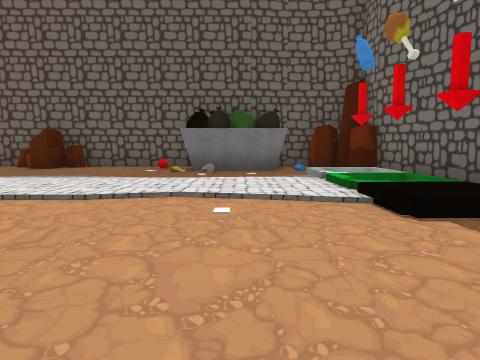
view 1 (above)

12 first-person views from a walk through a scene from a Unity 3-D project. The camera is 1.2 m above the floor, tilts 6° down and sees 70° across. The floor is counted in squares, 2 m on a side. Each view is taken from the middle of a square. On the plan, view 1 faces up. The plan holds only what a view shows up to about 10 squares ahead; the rest is blank. The place goes on beyond the plan. The player is left out. Some surface patterns are stand-ins.

view 2
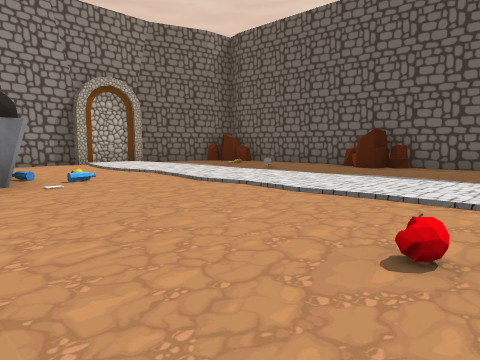

view 3
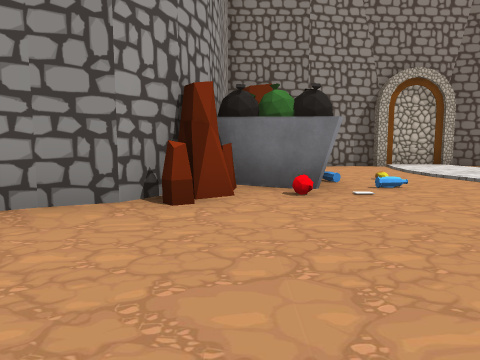

view 4
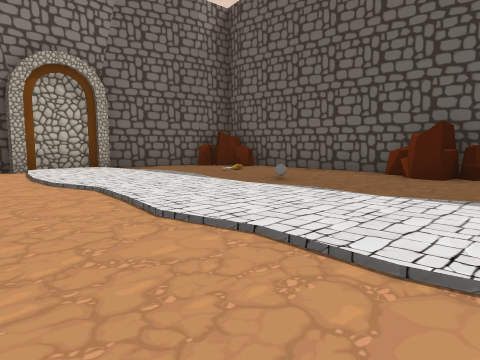

view 5
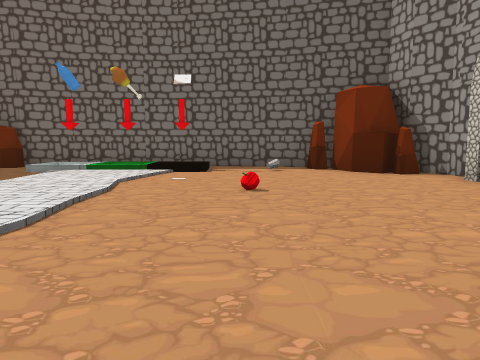

view 6
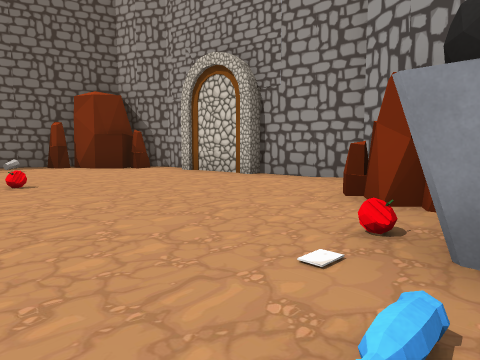

view 7
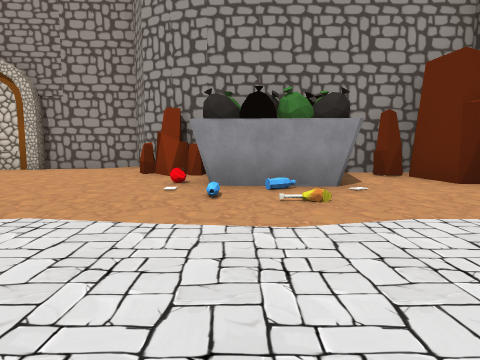

view 8
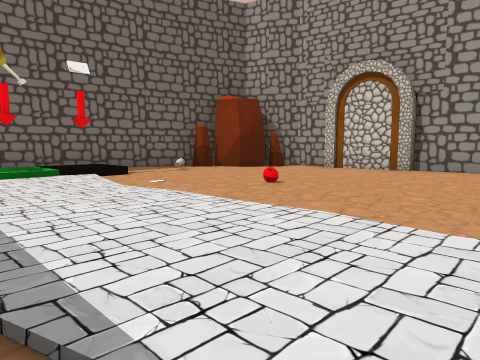

view 9
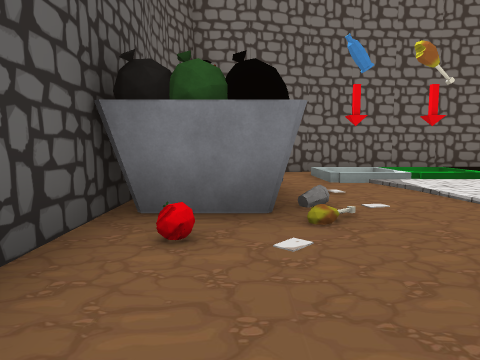

view 10
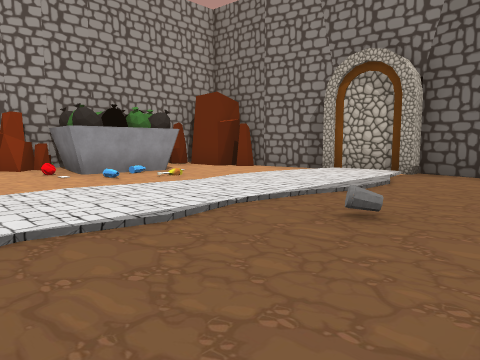

view 11
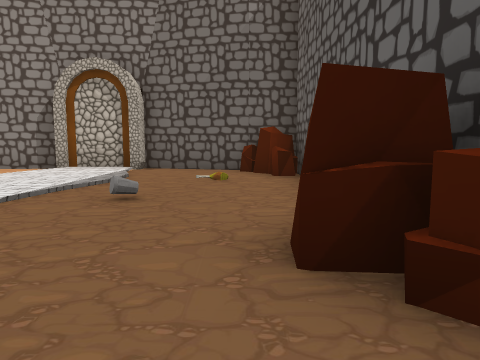

view 12
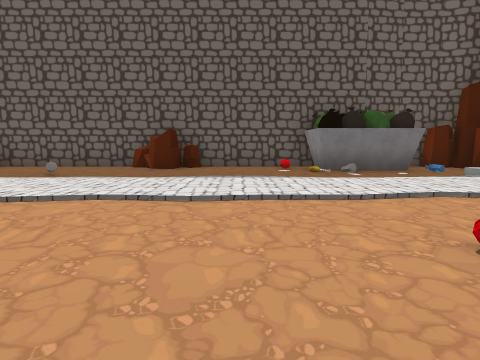

### Floor plan
Key: @ floor where view 1 was taken; # wall or solid block; . floor; R rock; O other object.
Columns run from 12 left of view 1 to 4 right of it. Each row starts with its distance up from view 1.
  9  #R###RRR###OO R
  8  R.........OOO.R
  7 ##..............#
  6 #.............# #
  5 #.............O #
  4 #.............O #
  3 #.............#.#
  2 ##..............#
  1   ..OO.........##
  0  RR.OOR.....@.R#
 -1    ###RR.....R #
 -2        #..#####
 -3        ####

Positions as (right, up) in squares from view 1, and headings:
1: (0, 0), facing up
2: (-1, 0), facing up-left
3: (-2, 0), facing left
4: (-3, 2), facing up-left
5: (-6, 2), facing right
6: (-7, 3), facing down-right
7: (-7, 6), facing down
8: (-5, 6), facing down-right
9: (-4, 8), facing right
10: (-4, 8), facing down-left
11: (-3, 8), facing left
12: (-3, 0), facing up
